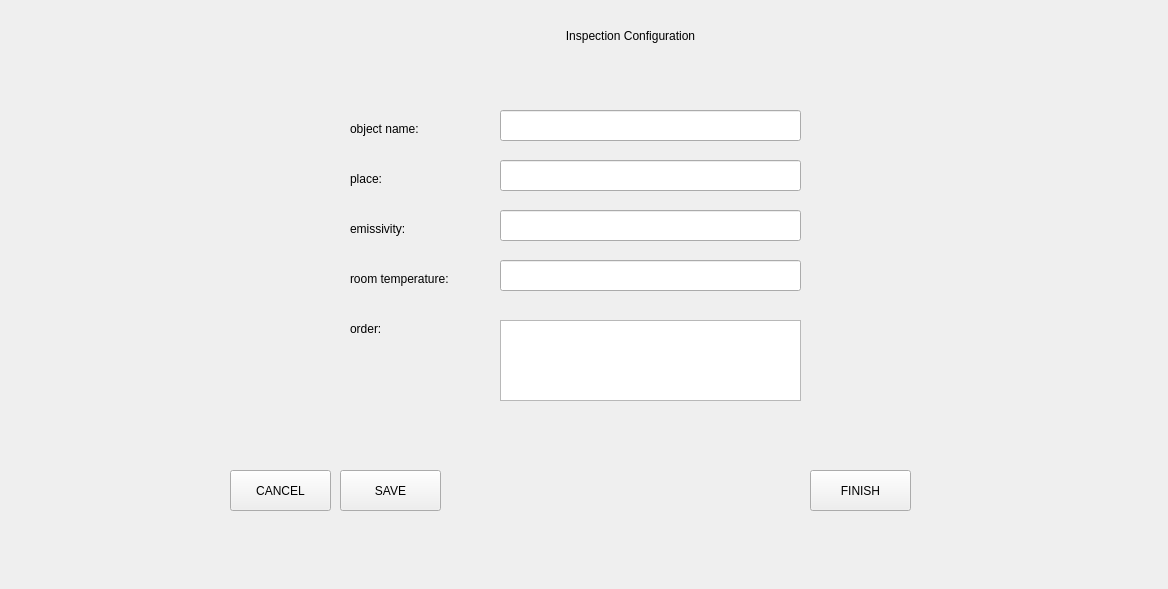
<?xml version="1.0" encoding="UTF-8"?>
<ui version="4.0">
 <class>Form</class>
 <widget class="QWidget" name="Form">
  <property name="geometry">
   <rect>
    <x>0</x>
    <y>0</y>
    <width>1168</width>
    <height>589</height>
   </rect>
  </property>
  <property name="windowTitle">
   <string>Form</string>
  </property>
  <widget class="QLabel" name="labelHeader">
   <property name="geometry">
    <rect>
     <x>50</x>
     <y>10</y>
     <width>1161</width>
     <height>51</height>
    </rect>
   </property>
   <property name="text">
    <string>Inspection Configuration</string>
   </property>
   <property name="alignment">
    <set>Qt::AlignCenter</set>
   </property>
  </widget>
  <widget class="QLineEdit" name="lineEditName">
   <property name="geometry">
    <rect>
     <x>500</x>
     <y>110</y>
     <width>301</width>
     <height>31</height>
    </rect>
   </property>
  </widget>
  <widget class="QLineEdit" name="lineEditEmissivity">
   <property name="geometry">
    <rect>
     <x>500</x>
     <y>210</y>
     <width>301</width>
     <height>31</height>
    </rect>
   </property>
  </widget>
  <widget class="QLineEdit" name="lineEditTemp">
   <property name="geometry">
    <rect>
     <x>500</x>
     <y>260</y>
     <width>301</width>
     <height>31</height>
    </rect>
   </property>
  </widget>
  <widget class="QLabel" name="label_2">
   <property name="geometry">
    <rect>
     <x>350</x>
     <y>120</y>
     <width>101</width>
     <height>17</height>
    </rect>
   </property>
   <property name="text">
    <string>object name:</string>
   </property>
  </widget>
  <widget class="QLabel" name="label_3">
   <property name="geometry">
    <rect>
     <x>350</x>
     <y>220</y>
     <width>101</width>
     <height>17</height>
    </rect>
   </property>
   <property name="text">
    <string>emissivity:</string>
   </property>
  </widget>
  <widget class="QLabel" name="label_5">
   <property name="geometry">
    <rect>
     <x>350</x>
     <y>270</y>
     <width>141</width>
     <height>17</height>
    </rect>
   </property>
   <property name="text">
    <string>room temperature:</string>
   </property>
  </widget>
  <widget class="QPushButton" name="pushButtonFinish">
   <property name="geometry">
    <rect>
     <x>810</x>
     <y>470</y>
     <width>101</width>
     <height>41</height>
    </rect>
   </property>
   <property name="text">
    <string>FINISH</string>
   </property>
  </widget>
  <widget class="QPushButton" name="buttonSave">
   <property name="geometry">
    <rect>
     <x>340</x>
     <y>470</y>
     <width>101</width>
     <height>41</height>
    </rect>
   </property>
   <property name="text">
    <string>SAVE</string>
   </property>
  </widget>
  <widget class="QPushButton" name="buttonCancel">
   <property name="geometry">
    <rect>
     <x>230</x>
     <y>470</y>
     <width>101</width>
     <height>41</height>
    </rect>
   </property>
   <property name="text">
    <string>CANCEL</string>
   </property>
  </widget>
  <widget class="QLabel" name="labelMessage">
   <property name="geometry">
    <rect>
     <x>440</x>
     <y>529</y>
     <width>361</width>
     <height>31</height>
    </rect>
   </property>
   <property name="text">
    <string/>
   </property>
   <property name="alignment">
    <set>Qt::AlignCenter</set>
   </property>
  </widget>
  <widget class="QLabel" name="label_4">
   <property name="geometry">
    <rect>
     <x>350</x>
     <y>320</y>
     <width>101</width>
     <height>17</height>
    </rect>
   </property>
   <property name="text">
    <string>order:</string>
   </property>
  </widget>
  <widget class="QLabel" name="label_7">
   <property name="geometry">
    <rect>
     <x>350</x>
     <y>170</y>
     <width>101</width>
     <height>17</height>
    </rect>
   </property>
   <property name="text">
    <string>place:</string>
   </property>
  </widget>
  <widget class="QLineEdit" name="lineEditPlace">
   <property name="geometry">
    <rect>
     <x>500</x>
     <y>160</y>
     <width>301</width>
     <height>31</height>
    </rect>
   </property>
  </widget>
  <widget class="QTextEdit" name="textEditOrder">
   <property name="geometry">
    <rect>
     <x>500</x>
     <y>320</y>
     <width>301</width>
     <height>81</height>
    </rect>
   </property>
  </widget>
 </widget>
 <resources/>
 <connections/>
</ui>
